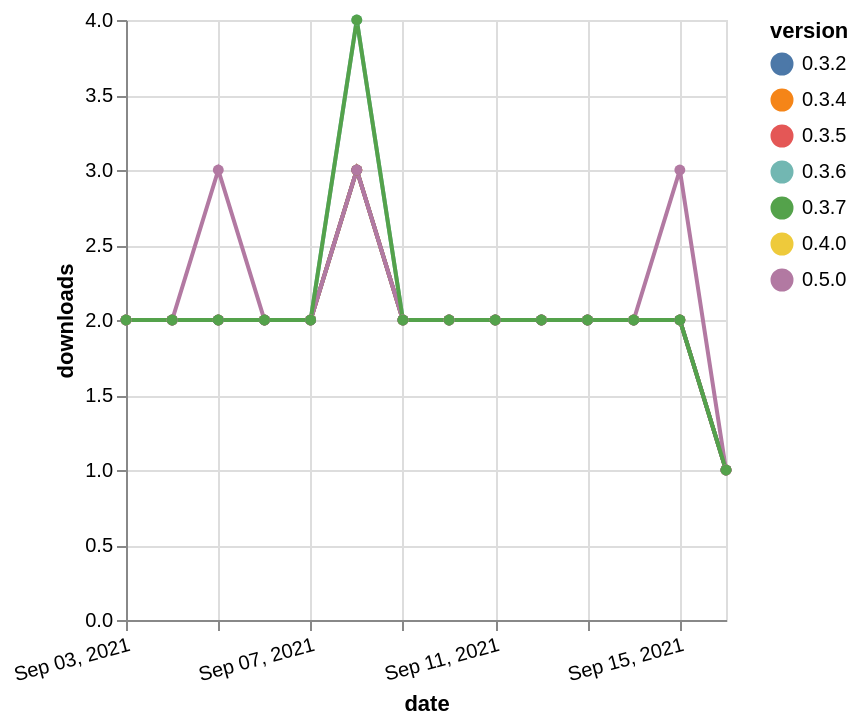

Vega-Lite specification for this chart:
### Vega-Lite specification from a JSON file in a GitHub repository (floating-point values rounded to 4 significant figures)
{"$schema": "https://vega.github.io/schema/vega-lite/v5.json", "description": "A simple bar chart with embedded data.", "data": {"values": [{"date": "2021-09-03", "total": 905, "delta": 2, "version": "0.3.4"}, {"date": "2021-09-04", "total": 907, "delta": 2, "version": "0.3.4"}, {"date": "2021-09-05", "total": 909, "delta": 2, "version": "0.3.4"}, {"date": "2021-09-06", "total": 911, "delta": 2, "version": "0.3.4"}, {"date": "2021-09-07", "total": 913, "delta": 2, "version": "0.3.4"}, {"date": "2021-09-08", "total": 916, "delta": 3, "version": "0.3.4"}, {"date": "2021-09-09", "total": 918, "delta": 2, "version": "0.3.4"}, {"date": "2021-09-10", "total": 920, "delta": 2, "version": "0.3.4"}, {"date": "2021-09-11", "total": 922, "delta": 2, "version": "0.3.4"}, {"date": "2021-09-12", "total": 924, "delta": 2, "version": "0.3.4"}, {"date": "2021-09-13", "total": 926, "delta": 2, "version": "0.3.4"}, {"date": "2021-09-14", "total": 928, "delta": 2, "version": "0.3.4"}, {"date": "2021-09-15", "total": 930, "delta": 2, "version": "0.3.4"}, {"date": "2021-09-16", "total": 931, "delta": 1, "version": "0.3.4"}, {"date": "2021-09-03", "total": 691, "delta": 2, "version": "0.4.0"}, {"date": "2021-09-04", "total": 693, "delta": 2, "version": "0.4.0"}, {"date": "2021-09-05", "total": 695, "delta": 2, "version": "0.4.0"}, {"date": "2021-09-06", "total": 697, "delta": 2, "version": "0.4.0"}, {"date": "2021-09-07", "total": 699, "delta": 2, "version": "0.4.0"}, {"date": "2021-09-08", "total": 702, "delta": 3, "version": "0.4.0"}, {"date": "2021-09-09", "total": 704, "delta": 2, "version": "0.4.0"}, {"date": "2021-09-10", "total": 706, "delta": 2, "version": "0.4.0"}, {"date": "2021-09-11", "total": 708, "delta": 2, "version": "0.4.0"}, {"date": "2021-09-12", "total": 710, "delta": 2, "version": "0.4.0"}, {"date": "2021-09-13", "total": 712, "delta": 2, "version": "0.4.0"}, {"date": "2021-09-14", "total": 714, "delta": 2, "version": "0.4.0"}, {"date": "2021-09-15", "total": 716, "delta": 2, "version": "0.4.0"}, {"date": "2021-09-16", "total": 717, "delta": 1, "version": "0.4.0"}, {"date": "2021-09-03", "total": 905, "delta": 2, "version": "0.3.6"}, {"date": "2021-09-04", "total": 907, "delta": 2, "version": "0.3.6"}, {"date": "2021-09-05", "total": 909, "delta": 2, "version": "0.3.6"}, {"date": "2021-09-06", "total": 911, "delta": 2, "version": "0.3.6"}, {"date": "2021-09-07", "total": 913, "delta": 2, "version": "0.3.6"}, {"date": "2021-09-08", "total": 917, "delta": 4, "version": "0.3.6"}, {"date": "2021-09-09", "total": 919, "delta": 2, "version": "0.3.6"}, {"date": "2021-09-10", "total": 921, "delta": 2, "version": "0.3.6"}, {"date": "2021-09-11", "total": 923, "delta": 2, "version": "0.3.6"}, {"date": "2021-09-12", "total": 925, "delta": 2, "version": "0.3.6"}, {"date": "2021-09-13", "total": 927, "delta": 2, "version": "0.3.6"}, {"date": "2021-09-14", "total": 929, "delta": 2, "version": "0.3.6"}, {"date": "2021-09-15", "total": 931, "delta": 2, "version": "0.3.6"}, {"date": "2021-09-16", "total": 932, "delta": 1, "version": "0.3.6"}, {"date": "2021-09-03", "total": 872, "delta": 2, "version": "0.3.5"}, {"date": "2021-09-04", "total": 874, "delta": 2, "version": "0.3.5"}, {"date": "2021-09-05", "total": 876, "delta": 2, "version": "0.3.5"}, {"date": "2021-09-06", "total": 878, "delta": 2, "version": "0.3.5"}, {"date": "2021-09-07", "total": 880, "delta": 2, "version": "0.3.5"}, {"date": "2021-09-08", "total": 883, "delta": 3, "version": "0.3.5"}, {"date": "2021-09-09", "total": 885, "delta": 2, "version": "0.3.5"}, {"date": "2021-09-10", "total": 887, "delta": 2, "version": "0.3.5"}, {"date": "2021-09-11", "total": 889, "delta": 2, "version": "0.3.5"}, {"date": "2021-09-12", "total": 891, "delta": 2, "version": "0.3.5"}, {"date": "2021-09-13", "total": 893, "delta": 2, "version": "0.3.5"}, {"date": "2021-09-14", "total": 895, "delta": 2, "version": "0.3.5"}, {"date": "2021-09-15", "total": 897, "delta": 2, "version": "0.3.5"}, {"date": "2021-09-16", "total": 898, "delta": 1, "version": "0.3.5"}, {"date": "2021-09-03", "total": 972, "delta": 2, "version": "0.3.2"}, {"date": "2021-09-04", "total": 974, "delta": 2, "version": "0.3.2"}, {"date": "2021-09-05", "total": 976, "delta": 2, "version": "0.3.2"}, {"date": "2021-09-06", "total": 978, "delta": 2, "version": "0.3.2"}, {"date": "2021-09-07", "total": 980, "delta": 2, "version": "0.3.2"}, {"date": "2021-09-08", "total": 983, "delta": 3, "version": "0.3.2"}, {"date": "2021-09-09", "total": 985, "delta": 2, "version": "0.3.2"}, {"date": "2021-09-10", "total": 987, "delta": 2, "version": "0.3.2"}, {"date": "2021-09-11", "total": 989, "delta": 2, "version": "0.3.2"}, {"date": "2021-09-12", "total": 991, "delta": 2, "version": "0.3.2"}, {"date": "2021-09-13", "total": 993, "delta": 2, "version": "0.3.2"}, {"date": "2021-09-14", "total": 995, "delta": 2, "version": "0.3.2"}, {"date": "2021-09-15", "total": 997, "delta": 2, "version": "0.3.2"}, {"date": "2021-09-16", "total": 998, "delta": 1, "version": "0.3.2"}, {"date": "2021-09-03", "total": 610, "delta": 2, "version": "0.5.0"}, {"date": "2021-09-04", "total": 612, "delta": 2, "version": "0.5.0"}, {"date": "2021-09-05", "total": 615, "delta": 3, "version": "0.5.0"}, {"date": "2021-09-06", "total": 617, "delta": 2, "version": "0.5.0"}, {"date": "2021-09-07", "total": 619, "delta": 2, "version": "0.5.0"}, {"date": "2021-09-08", "total": 622, "delta": 3, "version": "0.5.0"}, {"date": "2021-09-09", "total": 624, "delta": 2, "version": "0.5.0"}, {"date": "2021-09-10", "total": 626, "delta": 2, "version": "0.5.0"}, {"date": "2021-09-11", "total": 628, "delta": 2, "version": "0.5.0"}, {"date": "2021-09-12", "total": 630, "delta": 2, "version": "0.5.0"}, {"date": "2021-09-13", "total": 632, "delta": 2, "version": "0.5.0"}, {"date": "2021-09-14", "total": 634, "delta": 2, "version": "0.5.0"}, {"date": "2021-09-15", "total": 637, "delta": 3, "version": "0.5.0"}, {"date": "2021-09-16", "total": 638, "delta": 1, "version": "0.5.0"}, {"date": "2021-09-03", "total": 828, "delta": 2, "version": "0.3.7"}, {"date": "2021-09-04", "total": 830, "delta": 2, "version": "0.3.7"}, {"date": "2021-09-05", "total": 832, "delta": 2, "version": "0.3.7"}, {"date": "2021-09-06", "total": 834, "delta": 2, "version": "0.3.7"}, {"date": "2021-09-07", "total": 836, "delta": 2, "version": "0.3.7"}, {"date": "2021-09-08", "total": 840, "delta": 4, "version": "0.3.7"}, {"date": "2021-09-09", "total": 842, "delta": 2, "version": "0.3.7"}, {"date": "2021-09-10", "total": 844, "delta": 2, "version": "0.3.7"}, {"date": "2021-09-11", "total": 846, "delta": 2, "version": "0.3.7"}, {"date": "2021-09-12", "total": 848, "delta": 2, "version": "0.3.7"}, {"date": "2021-09-13", "total": 850, "delta": 2, "version": "0.3.7"}, {"date": "2021-09-14", "total": 852, "delta": 2, "version": "0.3.7"}, {"date": "2021-09-15", "total": 854, "delta": 2, "version": "0.3.7"}, {"date": "2021-09-16", "total": 855, "delta": 1, "version": "0.3.7"}]}, "width": "container", "mark": {"type": "line", "point": {"filled": true}}, "encoding": {"x": {"field": "date", "type": "temporal", "timeUnit": "yearmonthdate", "title": "date", "axis": {"labelAngle": -15}}, "y": {"field": "delta", "type": "quantitative", "title": "downloads"}, "color": {"field": "version", "type": "nominal"}, "tooltip": {"field": "delta"}}}
